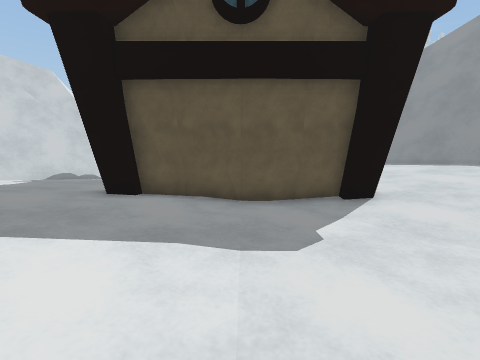
View 1 (above)

17 first-person views from a walk through a scene from a Unity 3-D project. The camera is 1.5 m above the floor, tilts 8° down and sees 90° across. The floor is counted in squares, 1 m on a side. Each view is taken from the middle of a square. On the plan, view 1 faces up. The plan holds only what a view shows up to about 13 squares ahead; the rest is blank. The place goes on beyond the plan. The player character is not drawn. Door leaves are left out, so doorways stand open. Surface patterns are stand-ins for the level's own textures.

View 2
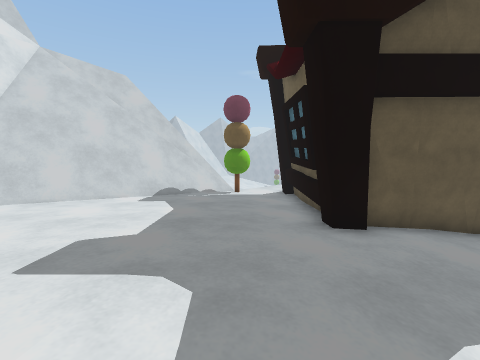

View 3
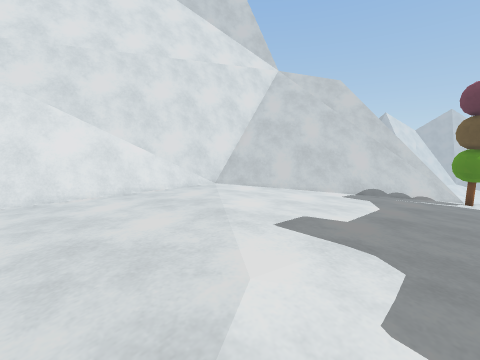

View 4
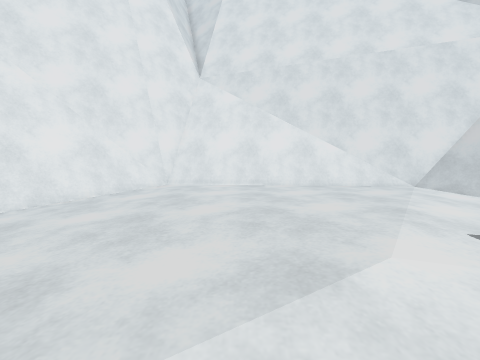

View 5
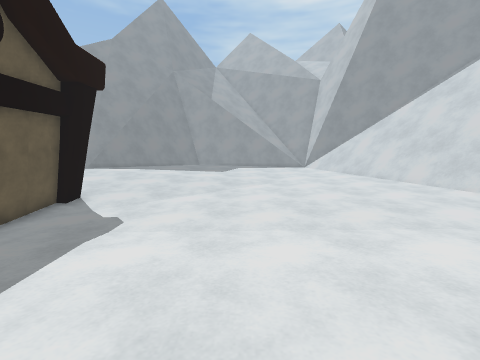

View 6
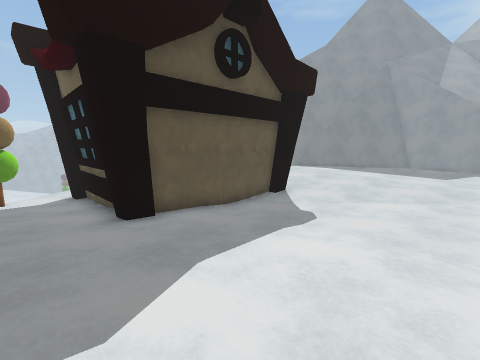

View 7
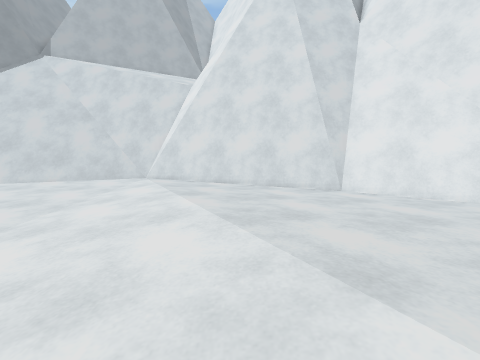

View 8
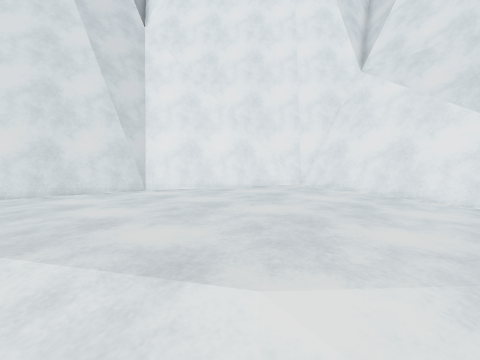

View 9
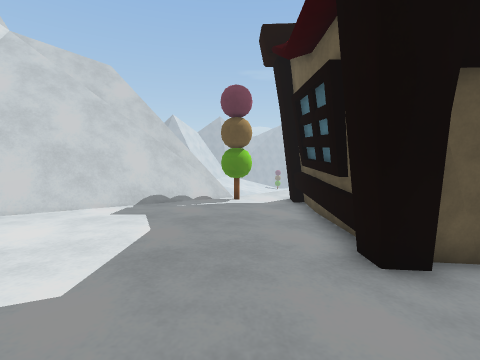

View 10
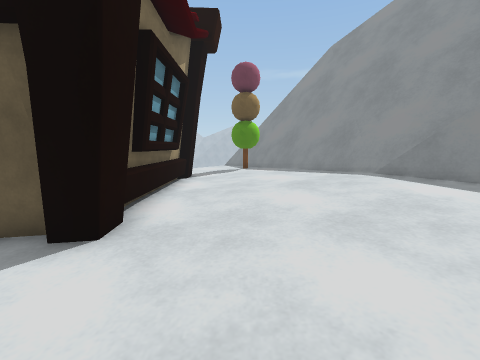

View 11
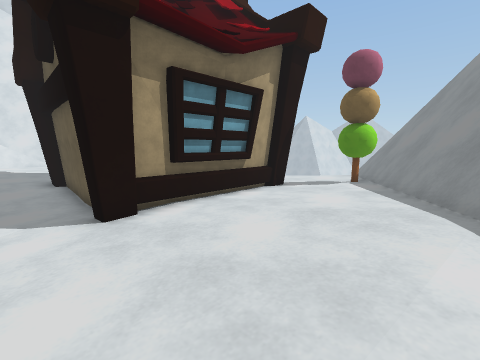

View 12
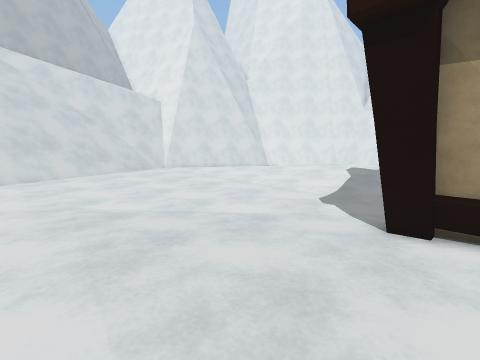

View 13
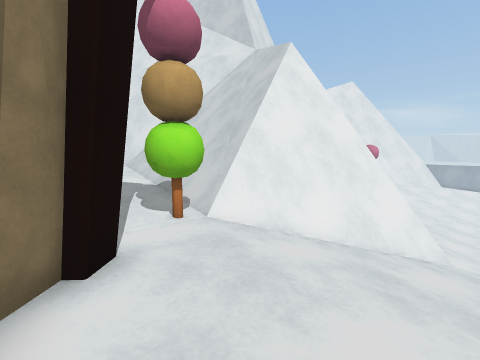

View 14
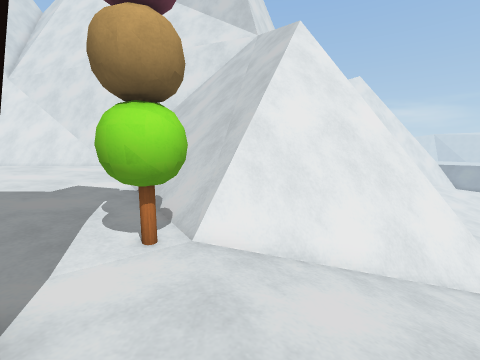

View 15
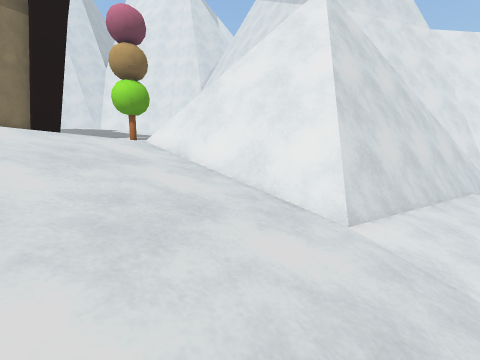

View 16
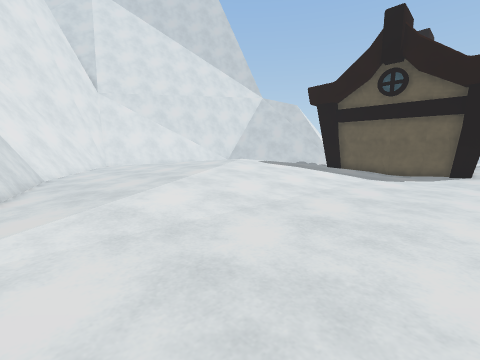

View 17
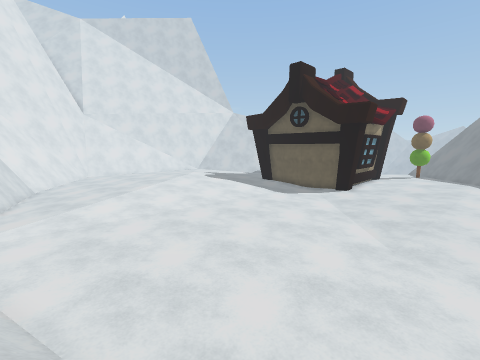

### Floor plan
Key: @ floor where view 1 was taken; # wall or solid block; . main floor; : floor 0.5 m higher than the main floor; - floor 0.5 m lower than the main floor; + floor 0.75 m higher than the main floor; _ floor 2.75 m lower than the main floor; < floor 3.25 m lower than the main floor; ( floor 3.5 m lower than the main floor; ! floor 4 m lower than the main floor; / step, stairs or slope; = window, fence, low wall or low ledge; v drop or lower ground; H house; O other object.
Columns run from 18 left of view 1 to 10 right of it. Each row starts with its distance up from view 1.
 28       !!
 27       (((
 26       <<<<
 25 ==__<<<<<<<//// /
 24 ######=____//////
 23     #######//////
 22         ###//////
 21  vvvvv   ###/////
 20   vvvvvv ##=/////
 19     v  vv #=/////       #
 18   /////   #=/////      .##
 17 ///////// #=/////     ..=##
 16 //////////#=//-.. .  ...O##
 15 #//////////OO--..    ..:OO##
 14 #//////////OO-HHH  H  H:::=##
 13 #////////...--HH   HHHH:::+##
 12 #=//////......HH   HHHH:::+=#
 11 ##/////.......HH   HHHH:::++=
 10 ##///.........HH   HHHH:::+++
  9  #//..........HH     HH::::++
  8  #=...........HH     HH.::::+
  7 ##..::::::::..HHHHHHHHH..::::
  6 ##..::::::::::H...........:::
  5 ##..:::::::::::...........:::
  4 #=..:::++++++::............::
  3 #=..:::++++++:::.............
  2 #=..:::+++++++::.............
  1 #=..:::+++++++::.............
  0 ##..:::+++++++::..@..........
 -1 #...::::++++++::.............
 -2 #...::::::++++::.............
 -3 #.....::::::++::.............
 -4 #......:::::::::.............
 -5 ##=......::::::::............
 -6  ###.......::::::............
 -7   ###=.......::::............
 -8    ####.......:::............
 -9      ####=......:......... //
-10       ######==........./// //

Positions as (right, up) in squares from view 1, and headings:
1: (0, 0), facing up
2: (-6, 1), facing up
3: (-6, 0), facing up-left
4: (-5, 0), facing left
5: (-6, 0), facing right
6: (-6, 0), facing up-right
7: (-6, 3), facing down
8: (-6, 3), facing down-left
9: (-6, 3), facing up
10: (6, 3), facing up
11: (10, 5), facing up-left
12: (10, 8), facing down-left
13: (0, 16), facing left
14: (-2, 16), facing left
15: (-2, 25), facing down-left
16: (4, -10), facing up-left
17: (10, -10), facing up-left
